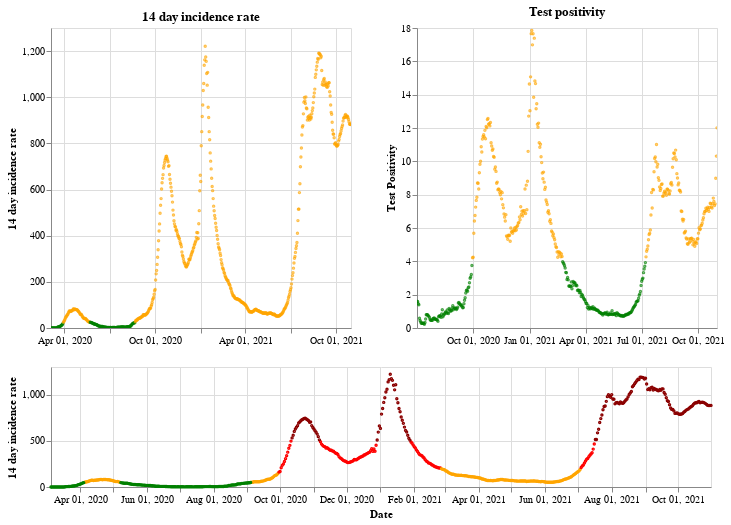

Notebook code for this chart:
### Markdown cell above
## Northern Ireland

### Code cell
plot_traffic_light('Northern Ireland')

### Figure 1 — Vega-Lite specification as saved in the notebook (floating-point values rounded to 4 significant figures; data arrays with more than 128 entries replaced by an {"elided": "..."} marker saying what was removed)
{"config": {"view": {"continuousWidth": 400, "continuousHeight": 300}}, "vconcat": [{"hconcat": [{"mark": {"type": "point", "size": 2}, "encoding": {"color": {"condition": {"value": "green", "test": "(datum.twoWeeklyCasesRate <= 25)"}, "value": "orange"}, "tooltip": [{"type": "nominal", "field": "areaName"}, {"type": "temporal", "field": "date"}, {"type": "quantitative", "field": "twoWeeklyCasesRate"}, {"type": "quantitative", "field": "testPositivity"}], "x": {"type": "temporal", "axis": {"title": ""}, "field": "date", "scale": {"domain": {"selection": "DateBrush"}}, "timeUnit": "yearmonthdate"}, "y": {"type": "quantitative", "axis": {"title": "14 day incidence rate"}, "field": "twoWeeklyCasesRate"}}, "title": "14 day incidence rate", "width": 300}, {"mark": {"type": "point", "size": 2}, "encoding": {"color": {"condition": {"value": "green", "test": "(datum.testPositivity <= 4)"}, "value": "orange"}, "tooltip": [{"type": "nominal", "field": "areaName"}, {"type": "temporal", "field": "date"}, {"type": "quantitative", "field": "twoWeeklyCasesRate"}, {"type": "quantitative", "field": "testPositivity"}], "x": {"type": "temporal", "axis": {"title": ""}, "field": "date", "scale": {"domain": {"selection": "DateBrush"}}, "timeUnit": "yearmonthdate"}, "y": {"type": "quantitative", "axis": {"title": "Test Positivity"}, "field": "testPositivity"}}, "title": "Test positivity", "width": 300}]}, {"layer": [{"mark": {"type": "point", "size": 2}, "encoding": {"color": {"condition": {"value": "orange", "test": "(((datum.testPositivity < 4) && (datum.twoWeeklyCasesRate >= 50)) && (datum.twoWeeklyCasesRate < 200))"}, "value": "red"}, "opacity": {"condition": {"value": 1, "test": "((datum.twoWeeklyCasesRate >= 50) && (datum.twoWeeklyCasesRate < 500))"}, "value": 0}, "tooltip": [{"type": "nominal", "field": "areaName"}, {"type": "temporal", "field": "date"}, {"type": "quantitative", "field": "twoWeeklyCasesRate"}, {"type": "quantitative", "field": "testPositivity"}], "x": {"type": "temporal", "axis": {"title": "Date"}, "field": "date", "timeUnit": "yearmonthdate"}, "y": {"type": "quantitative", "axis": {"title": "14 day incidence rate"}, "field": "twoWeeklyCasesRate"}}, "selection": {"DateBrush": {"type": "interval", "encodings": ["x"], "fields": ["Time"]}}}, {"mark": {"type": "point", "size": 2}, "encoding": {"color": {"value": "darkred"}, "opacity": {"condition": {"value": 1, "test": "(datum.twoWeeklyCasesRate >= 500)"}, "value": 0}, "tooltip": [{"type": "nominal", "field": "areaName"}, {"type": "temporal", "field": "date"}, {"type": "quantitative", "field": "twoWeeklyCasesRate"}, {"type": "quantitative", "field": "testPositivity"}], "x": {"type": "temporal", "axis": {"title": "Date"}, "field": "date", "timeUnit": "yearmonthdate"}, "y": {"type": "quantitative", "axis": {"title": "14 day incidence rate"}, "field": "twoWeeklyCasesRate"}}}, {"mark": {"type": "point", "size": 2}, "encoding": {"color": {"condition": {"value": "green", "test": "((datum.testPositivity < 4) && (datum.twoWeeklyCasesRate < 50))"}, "value": "orange"}, "opacity": {"condition": {"value": 1, "test": "(datum.twoWeeklyCasesRate < 50)"}, "value": 0}, "tooltip": [{"type": "nominal", "field": "areaName"}, {"type": "temporal", "field": "date"}, {"type": "quantitative", "field": "twoWeeklyCasesRate"}, {"type": "quantitative", "field": "testPositivity"}], "x": {"type": "temporal", "axis": {"title": "Date"}, "field": "date", "timeUnit": "yearmonthdate"}, "y": {"type": "quantitative", "axis": {"title": "14 day incidence rate"}, "field": "twoWeeklyCasesRate"}}}], "height": 120, "width": 660}], "data": {"name": "data-c526ad5dae1e11586117e443024b5905"}, "$schema": "https://vega.github.io/schema/vega-lite/v4.8.1.json", "datasets": {"data-c526ad5dae1e11586117e443024b5905": {"elided": "606 records"}}}
